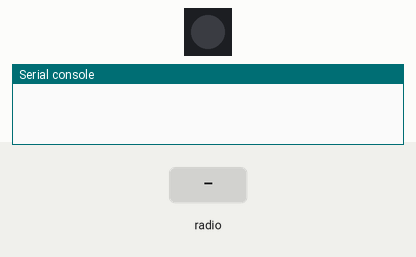
Bench run of a program on a simulated MicroPython board. On the bench: 1 RGB LEDs in strip order, left to right, the last lines printed to the serial console. The inputs (shaded band) are chosen by the test bench. No radio messages arrive unless stated (any console line starting 'radio sent:' is added by the test bench).

Above: at 1.2 s.
1.3 s: radio message "1" arrives
At 2.5 s:
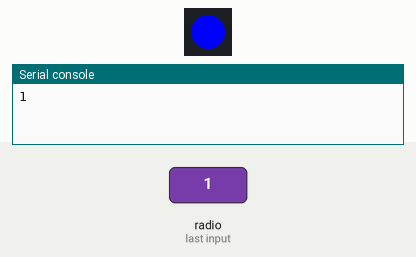
At 7.6 s:
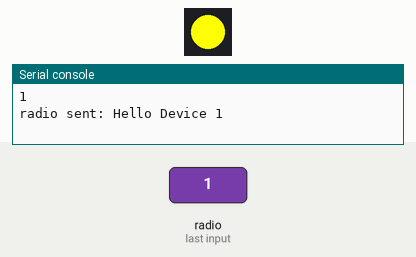
Timing chart, 0 to 8.8 s (numbered marks = the images above; inputs shaded):
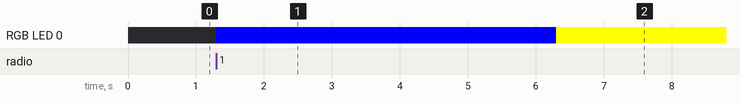

The program:

twoway_device2.py
```python
from machine import Pin
from neopixel import NeoPixel
from network import WLAN, STA_IF
from espnow import ESPNow
from time import sleep

# NeoPixel initialization
neo = NeoPixel(Pin(48), 1)
def light_up(color):
    neo[0] = color
    neo.write()

# Initialize the wireless interface
sta = WLAN(STA_IF)
sta.active(True)

# Initialize ESP-NOW
espnow = ESPNow()
espnow.active(True)

# MAC address of Device 1
peer = b'4\x85\x18l=\xb0'  # breyttu addressu
espnow.add_peer(peer)

while True:
    # Wait for a message from Device 1
    _, message = espnow.recv()
    if message:
        print(message.decode())
        light_up((0, 0, 255))  # Blue color after receiving a message

        sleep(5)
        # Reply to Device 1
        espnow.send(peer, 'Hello Device 1')
        light_up((255, 255, 0))  # Yellow color after sending a reply

    sleep(5)
```

Measured:
- after the input at 1.3 s, RGB LED 0: off → RGB(0, 0, 255) at once, → RGB(255, 255, 0) 5.0 s later
